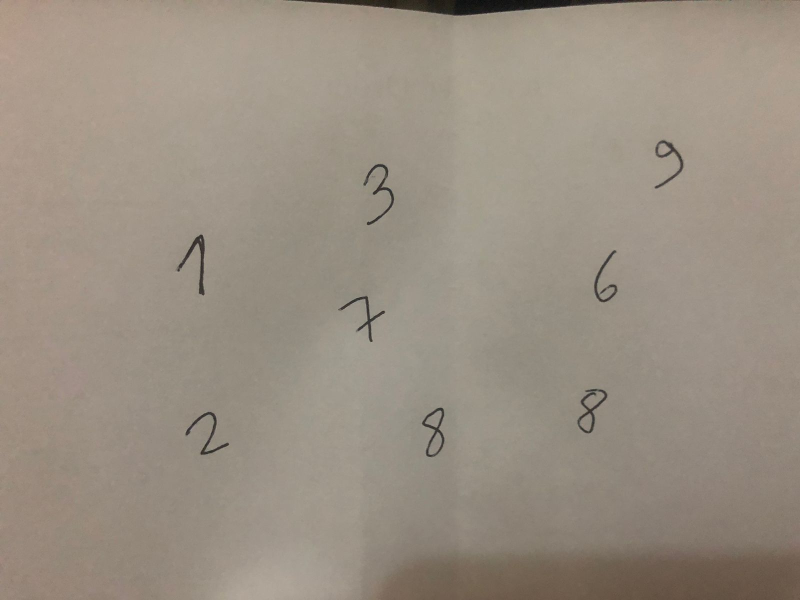
#> input picture test_image.png, 1600 x 1200 px (shown at 1/2 size)
$ python digit_recog.py test_image.png test_image.png   (older library calls are emulated)
#> lines starting #> are read from the running program, lines starting #| are printed output that depends on the picture; after the words box and inside, x2 and y2 are one past the last pixel; in counts of white or black regions, pixels touching at a corner belong together
import numpy as np
# from scipy.misc.pilutil import imresize
from needed import imresize
import cv2
from skimage.feature import hog
import sys

# sys arg 1
# TRAIN_DATA_IMG = 'digits.png'

# sys arg 2
# USER_IMG = 'test_image.png'

DIGIT_DIM = 20  # size of each digit is SZ x SZ
CLASS_N = 10  # 0-9


# This method splits the input training image into small cells (of a single digit) and uses these cells as training data.
# The default training image (MNIST) is a 1000x1000 size image and each digit is of size 20x20. so we divide 1000/20 horizontally and 1000/20 vertically.
# If you are going to use a custom digit training image, then adjust the code below so that it properly captures the digits in your image.
# Also, change the labelling scheme in line 41 to correspond to your image.
def split2d(img, cell_size, flatten=True):
    h, w = img.shape[:2]
    sx, sy = cell_size
    cells = [np.hsplit(row, w // sx) for row in np.vsplit(img, h // sy)]
    cells = np.array(cells)
    if flatten:
        cells = cells.reshape(-1, sy, sx)
    return cells


def load_digits(fn):
#> called with fn = 'test_image.png'
    print('loading "%s for training" ...' % fn)
    digits_img = cv2.imread(fn, 0)
#> digits_img: shape (1200, 1600); min 10, max 171, mean 145.1
    digits = split2d(digits_img, (DIGIT_DIM, DIGIT_DIM))
#> in split2d, `cells = [np.hsplit(row, w // sx) for row in np.vsplit(img, h // sy)]`: cells = 60 items
    labels = np.repeat(np.arange(CLASS_N), len(digits) / CLASS_N)
#> labels = 4800 values from 0 to 9
    # 2500 samples in the digits.png so repeat 0-9 2500/10(0-9 - no. of classes) times.
    return digits, labels


class KNN_MODEL():  # can also define a custom model in a similar class wrapper with train and predict methods
    def __init__(self, k=3):
        self.k = k
        self.model = cv2.ml.KNearest_create()

    def train(self, samples, responses):
        self.model = cv2.ml.KNearest_create()
        self.model.train(samples, cv2.ml.ROW_SAMPLE, responses)

    def predict(self, samples):
        retval, results, neigh_resp, dists = self.model.find_nearest(samples, self.k)
        return results.ravel()


def contains(r1, r2):
    r1_x1 = r1[0]
    r1_y1 = r1[1]
    r2_x1 = r2[0]
    r2_y1 = r2[1]

    r1_x2 = r1[0] + r1[2]
    r1_y2 = r1[1] + r1[3]
    r2_x2 = r2[0] + r2[2]
    r2_y2 = r2[1] + r2[3]

    # does r1 contain r2?
    return r1_x1 < r2_x1 < r2_x2 < r1_x2 and r1_y1 < r2_y1 < r2_y2 < r1_y2


def pixels_to_hog_20(pixel_array):
    hog_featuresData = []
    for img in pixel_array:
        # img = 20x20
        fd = hog(img, orientations=9, pixels_per_cell=(10, 10), cells_per_block=(1, 1))
        hog_featuresData.append(fd)
    hog_features = np.array(hog_featuresData, 'float64')
    return np.float32(hog_features)


def get_digits(contours):
    digit_rects = [cv2.boundingRect(ctr) for ctr in contours]
    rects_final = digit_rects[:]

    for r in digit_rects:
        x, y, w, h = r
        if w < 15 and h < 15:  # too small, remove it
            rects_final.remove(r)

    for r1 in digit_rects:
        for r2 in digit_rects:
            if (r1[1] != 1 and r1[1] != 1) and (
                    r2[1] != 1 and r2[1] != 1):  # if the rectangle is not the page-bounding rectangle,
                if contains(r1, r2) and (r2 in rects_final):
                    rects_final.remove(r2)
    return rects_final


def proc_user_img(fn, model):
    print('loading "%s for digit recognition" ...' % fn)
    im = cv2.imread(fn)
    im_original = cv2.imread(fn)

    blank_image = np.zeros((im.shape[0], im.shape[1], 3), np.uint8)
    blank_image.fill(255)

    imgray = cv2.cvtColor(im, cv2.COLOR_BGR2GRAY)

    kernel = np.ones((5, 5), np.uint8)

    ret, thresh = cv2.threshold(imgray, 127, 255, 0)

    thresh = cv2.erode(thresh, kernel, iterations=1)
    thresh = cv2.dilate(thresh, kernel, iterations=1)
    thresh = cv2.erode(thresh, kernel, iterations=1)

    # for opencv 3.0.x
    # _,contours,hierarchy = cv2.findContours(thresh,cv2.RETR_CCOMP,cv2.CHAIN_APPROX_SIMPLE)
    # for opencv 2.4.x
    contours, hierarchy = cv2.findContours(thresh, cv2.RETR_CCOMP, cv2.CHAIN_APPROX_SIMPLE)

    digits_rect = get_digits(contours)  # rectangles of bounding the digits in user image

    for rect in digits_rect:
        x, y, w, h = rect
        _ = cv2.rectangle(im, (x, y), (x + w, y + h), (0, 255, 0), 2)

        im_digit = im_original[y:y + h, x:x + w]
        sz = 28
        im_digit = imresize(im_digit, (sz, sz))

        for i in range(sz):  # need to remove border pixels
            im_digit[i, 0] = 255
            im_digit[i, 1] = 255
            im_digit[0, i] = 255
            im_digit[1, i] = 255

        thresh = 210
        im_digit = cv2.cvtColor(im_digit, cv2.COLOR_BGR2GRAY)
        im_digit = cv2.threshold(im_digit, thresh, 255, cv2.THRESH_BINARY)[1]
        # im_digit = cv2.adaptiveThreshold(im_digit,255,cv2.ADAPTIVE_THRESH_GAUSSIAN_C ,cv2.THRESH_BINARY,11,2)
        im_digit = (255 - im_digit)

        im_digit = imresize(im_digit, (20, 20))

        hog_img_data = pixels_to_hog_20([im_digit])

        pred = model.predict(hog_img_data)

        _ = cv2.putText(im, str(int(pred[0])), (x, y), cv2.FONT_HERSHEY_SIMPLEX, 2, (255, 0, 0), 3)
        _ = cv2.putText(blank_image, str(int(pred[0])), (x, y), cv2.FONT_HERSHEY_SIMPLEX, 3, (255, 0, 0), 5)

    cv2.imwrite("original_overlay.png", im)
    cv2.imwrite("final_digits.png", blank_image)
    cv2.destroyAllWindows()


if __name__ == '__main__':
    print(__doc__)

    if len(sys.argv) < 3:
        print(
            "Enter Proper Arguments \n Usage: digit_recog.py training_image.png testing_image.png \n Example: digit_recog.py digits.png test_image.png")
        exit(0)

    TRAIN_DATA_IMG = sys.argv[1]
    USER_IMG = sys.argv[2]

    digits, labels = load_digits(TRAIN_DATA_IMG)
#> labels = 4800 values from 0 to 9

    print('training ....')
    # shuffle digits
    rand = np.random.RandomState(123)
    shuffle_index = rand.permutation(len(digits))
#> shuffle_index = 4800 values, max 4799 at index 3702, min 0 at index 2354, mean 2399.5

    digits, labels = digits[shuffle_index], labels[shuffle_index]
#> labels = 4800 values, max 9 at index 3, min 0 at index 8, mean 4.5

    train_digits_data = pixels_to_hog_20(digits)
#> after the loop in pixels_to_hog_20, `for img in pixel_array:`: hog_featuresData = 4800 items
    train_digits_labels = labels
#> train_digits_labels has the same summary as labels

    print('training KNearest...')  # gets 80% in most user images
    model = KNN_MODEL(k=4)
    model.train(train_digits_data, train_digits_labels)

    proc_user_img(USER_IMG, model)
#> in proc_user_img, im is the input picture: shape (1200, 1600, 3); mean B, G, R 130.5, 143.5, 153.9
#> in proc_user_img, `blank_image.fill(255)`: blank_image: shape (1200, 1600, 3); every value is 255
#> in proc_user_img, `ret, thresh = cv2.threshold(imgray, 127, 255, 0)`:
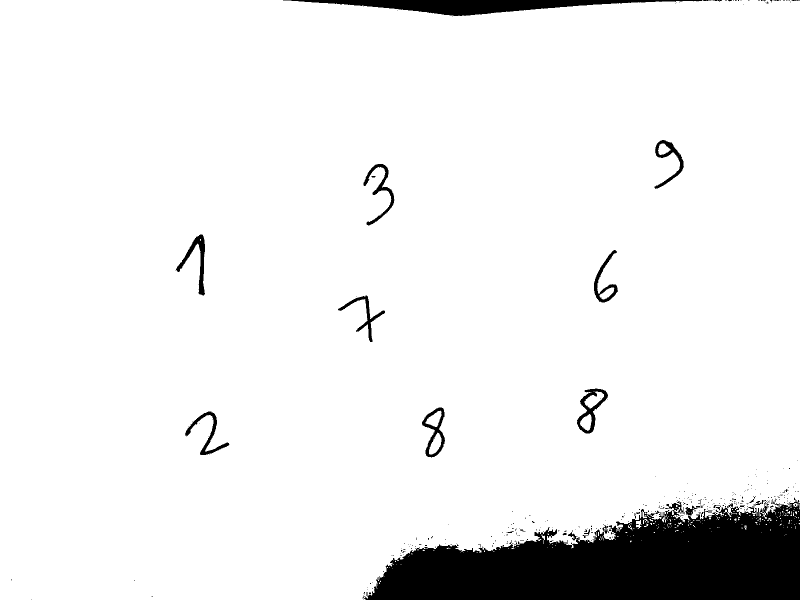
#> thresh: shape (1200, 1600) (shown at 1/2 size); 92.7% white; 328 black regions (299 under 20 px), largest, box (x1, y1, x2, y2) and area: (728, 995, 1600, 1200) 114261, (566, 0, 1405, 32) 11619, (351, 469, 410, 591) 1729
#> in proc_user_img, `thresh = cv2.erode(thresh, kernel, iterations=1)`:
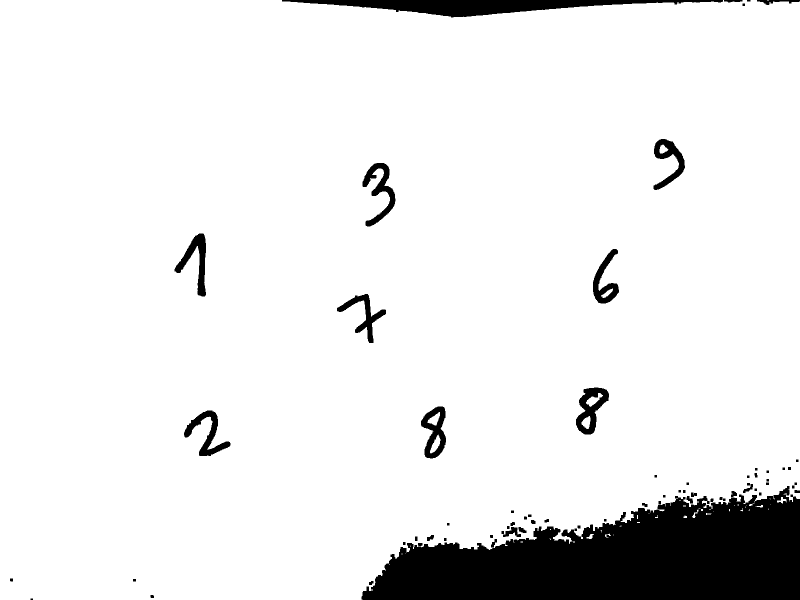
#> thresh: shape (1200, 1600) (shown at 1/2 size); 91.4% white; 69 black regions (1 under 20 px), largest, box (x1, y1, x2, y2) and area: (723, 972, 1600, 1200) 127707, (564, 0, 1446, 35) 13718, (1152, 775, 1218, 869) 2988
#> in proc_user_img, `thresh = cv2.dilate(thresh, kernel, iterations=1)`:
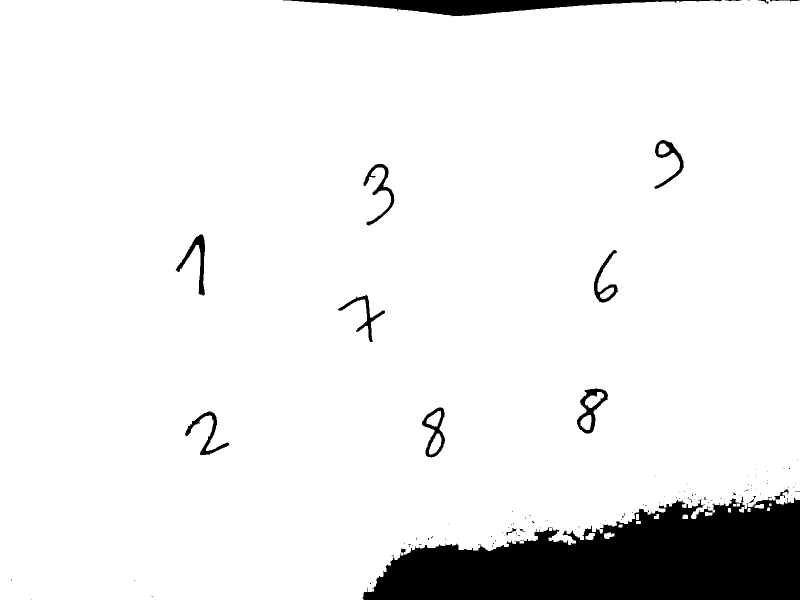
#> thresh: shape (1200, 1600) (shown at 1/2 size); 92.4% white; 110 black regions (94 under 20 px)
#> in proc_user_img, `contours, hierarchy = cv2.findContours(thresh, cv2.RETR_CCOMP, cv2.CHA..`: contours = 112 contours, 38 with area under 20; largest, box (x1, y1, x2, y2) and area: (0, 0, 1600, 1200) 1774074, (1151, 774, 1219, 870) 3817, (841, 812, 893, 918) 3600, (724, 325, 792, 454) 3128, (348, 466, 413, 594) 2944
#> in get_digits, `digit_rects = [cv2.boundingRect(ctr) for ctr in contours]`: digit_rects = 112 items, first 6: (778, 1128, 2, 1), (803, 1107, 2, 2), (810, 1106, 1, 1), (821, 1091, 1, 3), (1029, 1085, 1, 1), (1146, 1083, 4, 2)
#> in get_digits, `rects_final = digit_rects[:]`: rects_final has the same summary as digit_rects
#> the loop in get_digits, `for r in digit_rects:` made 112 passes
#> (x, y, w, h) on passes 1 to 12: (778, 1128, 2, 1), (803, 1107, 2, 2), (810, 1106, 1, 1), (821, 1091, 1, 3), (1029, 1085, 1, 1), (1146, 1083, 4, 2), (1041, 1083, 5, 2), (1099, 1077, 3, 3), (1226, 1069, 1, 2), (1173, 1068, 15, 10), (1210, 1067, 12, 9), (1201, 1060, 3, 5)
#> after the loop in get_digits, `for r in digit_rects:`: rects_final = 25 items, first 6: (1173, 1068, 15, 10), (1384, 1019, 13, 17), (1511, 1010, 15, 5), (1554, 994, 19, 13), (860, 869, 21, 38), (1163, 832, 18, 26)
#> the loop in get_digits, `for r1 in digit_rects:` made 112 passes
#> r1 on pass 1: (778, 1128, 2, 1)
#> the loop in proc_user_img, `for rect in digits_rect:` made 1 pass
#> after the loop in proc_user_img, `for rect in digits_rect:`:
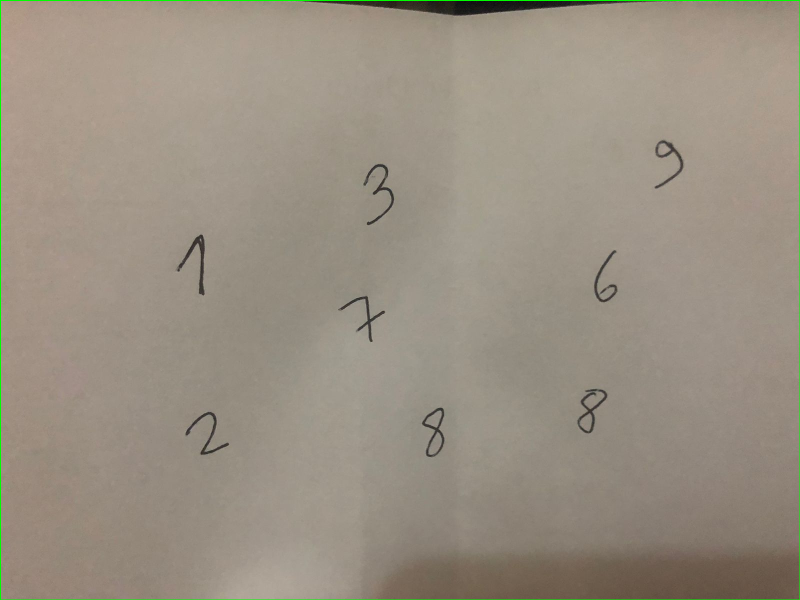
#> im: shape (1200, 1600, 3) (shown at 1/2 size); 0.44% of pixels changed, all inside (x1, y1, x2, y2) = (0, 0, 1600, 1200)
#> (the call stopped at in proc_user_img, `im_digit = imresize(im_digit, (sz, sz))`: needed is not available in this run)
